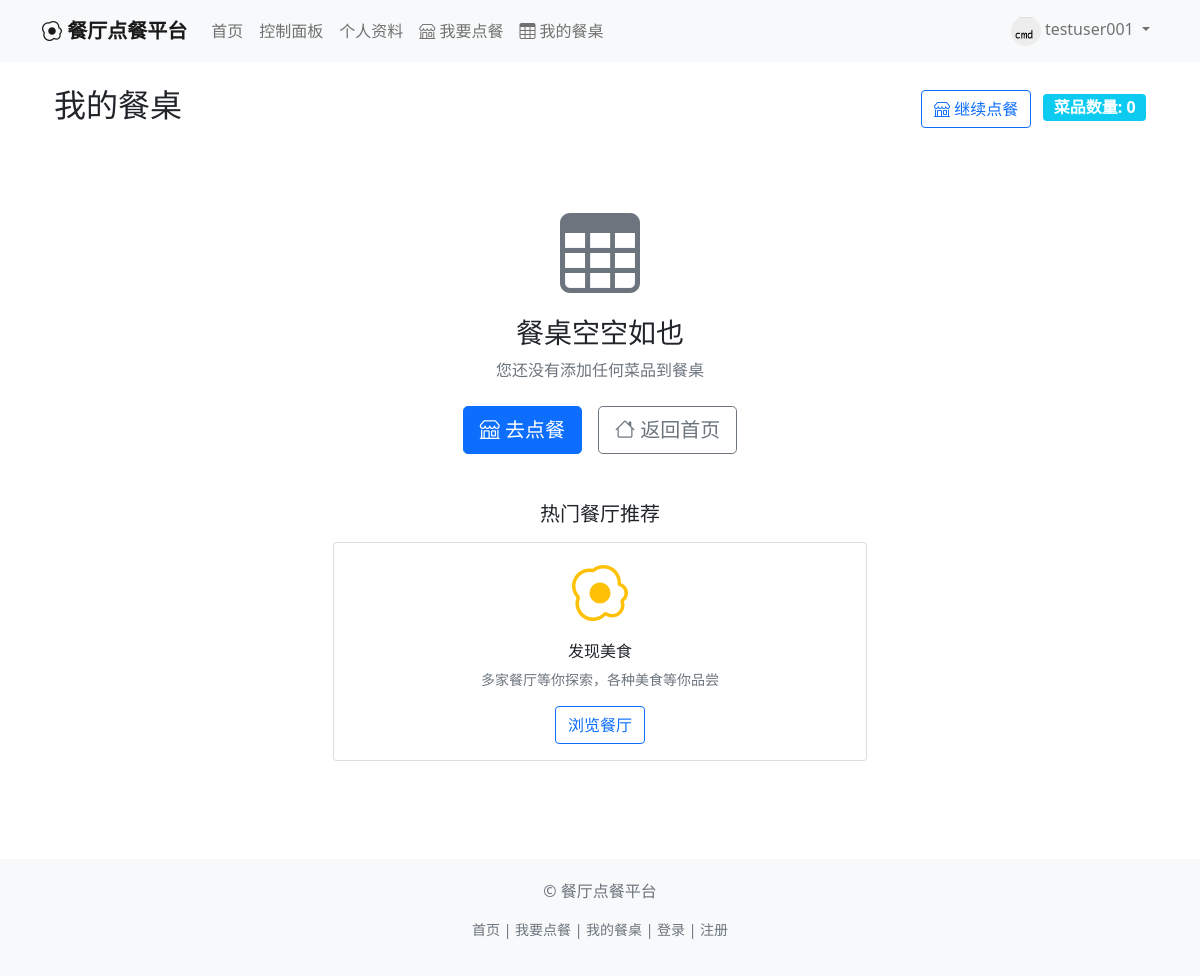
The page /my-table (signed in) on the database its author committed.
### app/models.py (models this page shows, shortened)
class User(UserMixin, db.Model):
    id = db.Column(db.Integer, primary_key=True)
    username = db.Column(db.String(64), unique=True, nullable=False, index=True)
    email = db.Column(db.String(120), unique=True, nullable=False, index=True)
    password_hash = db.Column(db.String(256), nullable=False)
    avatar_path = db.Column(db.String(200), default='default_avatar.png')
    created_at = db.Column(db.DateTime, default=datetime.utcnow)
    is_active = db.Column(db.Boolean, default=True)
    role = db.Column(db.String(20), default='customer')  # 'customer' 或 'owner'
    restaurant = db.relationship('Restaurant', backref='owner', uselist=False, lazy=True)
    orders = db.relationship('Order', backref='customer', lazy='dynamic')
    blacklisted_by = db.relationship('Blacklist', backref='user', lazy='dynamic')

### app/routes/main.py (the view, shortened to what this page needs)
@main_bp.route('/my-table')
@login_required
def my_table():
    cart = session.get('cart', {})
    cart_items = []
    total_price = 0.0
    now = datetime.utcnow()
    return render_template('my_table.html',
                         title='我的餐桌',
                         cart_items=cart_items,
                         total_price=total_price,
                         now=now)

### app/templates/my_table.html (shortened to what this page needs)
{% extends "base.html" %}
{% block content %}
<div class="container mt-4">
    <div class="d-flex justify-content-between align-items-center mb-4">
        <h2>我的餐桌</h2>
        <div>
            <a href="{{ url_for('main.restaurants') }}" class="btn btn-outline-primary me-2">
                <i class="bi bi-shop"></i> 继续点餐
            </a>
            <span class="badge bg-info fs-6">菜品数量: {{ cart_items|sum(attribute='quantity') }}</span>
        </div>
    </div>
    {% if cart_items %}
    <div class="row">
        <div class="col-lg-8">
            <div class="card">
                <div class="card-header bg-light">
                    <h5 class="mb-0">已点菜品</h5>
                </div>
                <div class="card-body">
                    <div class="table-responsive">
                        <table class="table">
                            <thead>
                                <tr>
                                    <th width="80">图片</th>
                                    <th>菜品</th>
                                    <th width="120">单价</th>
                                    <th width="150">数量</th>
                                    <th width="120">小计</th>
                                    <th width="80">操作</th>
                                </tr>
                            </thead>
                            <tbody>
                                {% for item in cart_items %}
                                <tr id="dish-row-{{ item.dish.id }}">
                                    <td>
                                        <img src="{{ url_for('static', filename='uploads/dishes/' + item.dish.image_path) }}"
                                             alt="{{ item.dish.name }}"
                                             class="img-fluid rounded"
                                             style="width: 60px; height: 60px; object-fit: cover;">
                                    </td>
                                    <td>
                                        <h6 class="mb-1">{{ item.dish.name }}</h6>
                                        <small class="text-muted">{{ item.dish.category.name }}</small>
                                    </td>
                                    <td class="text-success">
                                        ¥{{ "%.2f"|format(item.price) }}
                                    </td>
                                    <td>
                                        <div class="input-group input-group-sm" style="width: 120px;">
                                            <button class="btn btn-outline-secondary quantity-minus"
                                                    type="button"
                                                    data-dish-id="{{ item.dish.id }}"
                                                    data-current-quantity="{{ item.quantity }}">
                                                <i class="bi bi-dash"></i>
                                            </button>
                                            <input type="text"
                                                   class="form-control text-center quantity-input"
                                                   value="{{ item.quantity }}"
                                                   data-dish-id="{{ item.dish.id }}"
                                                   readonly>
                                            <button class="btn btn-outline-secondary quantity-plus"
                                                    type="button"
                                                    data-dish-id="{{ item.dish.id }}"
                                                    data-current-quantity="{{ item.quantity }}">
                                                <i class="bi bi-plus"></i>
                                            </button>
                                        </div>
                                    </td>
                                    <td class="text-success fw-bold item-total"
                                        id="item-total-{{ item.dish.id }}">
                                        ¥{{ "%.2f"|format(item.item_total) }}
                                    </td>
                                    <td>
                                        <button class="btn btn-sm btn-outline-danger remove-item"
                                                data-dish-id="{{ item.dish.id }}"
                                                data-dish-name="{{ item.dish.name }}">
                                            <i class="bi bi-trash"></i>
                                        </button>
                                    </td>
                                </tr>
                                {% endfor %}
                            </tbody>
                        </table>
                    </div>
                </div>
            </div>
            <div class="card mt-3">
                <div class="card-body text-center">
                    <h6>还想点其他菜品？</h6>
                    <p class="text-muted small mb-3">您可以继续浏览餐厅，添加到餐桌的菜品会在这里显示</p>
                    <a href="{{ url_for('main.restaurants') }}" class="btn btn-outline-primary">
                        <i class="bi bi-plus-circle"></i> 继续点餐
                    </a>
                </div>
            </div>
        </div>
        <div class="col-lg-4">
            <div class="card sticky-top" style="top: 20px;">
                <div class="card-header bg-light">
                    <h5 class="mb-0">订单汇总</h5>
                </div>
                <div class="card-body">
                    <div class="mb-3">
                        <div class="d-flex justify-content-between mb-2">
                            <span>菜品数量</span>
                            <span id="total-quantity">{{ cart_items|sum(attribute='quantity') }}</span>
                        </div>
                        <div class="d-flex justify-content-between mb-2">
                            <span>菜品总价</span>
                            <span id="subtotal">¥{{ "%.2f"|format(total_price) }}</span>
                        </div>
                        <div class="d-flex justify-content-between mb-2">
                            <span>配送费</span>
                            <span>¥0.00</span>
                        </div>
                        <hr>
                        <div class="d-flex justify-content-between mb-3">
                            <span class="fw-bold">总计</span>
                            <span class="text-success fw-bold fs-5" id="total-price">¥{{ "%.2f"|format(total_price) }}</span>
                        </div>
                    </div>
                    <div class="mb-4">
                        <h6>支付方式</h6>
                        <div class="form-check">
                            <input class="form-check-input" type="radio" name="paymentMethod" id="wechatPay" checked>
                            <label class="form-check-label" for="wechatPay">
                                <i class="bi bi-wechat text-success"></i> 微信支付
                            </label>
                        </div>
                        <div class="form-check">
                            <input class="form-check-input" type="radio" name="paymentMethod" id="alipay">
                            <label class="form-check-label" for="alipay">
                                <i class="bi bi-credit-card text-primary"></i> 支付宝
                            </label>
                        </div>
                        <div class="form-check">
                            <input class="form-check-input" type="radio" name="paymentMethod" id="cash">
                            <label class="form-check-label" for="cash">
                                <i class="bi bi-cash text-warning"></i> 现金支付
                            </label>
                        </div>
                    </div>
                    <div class="mb-4">
                        <label for="order-remarks" class="form-label">订单备注（选填）</label>
                        <textarea class="form-control" id="order-remarks" rows="2"
                                  placeholder="例如：少辣、不要葱、特殊要求等"></textarea>
                    </div>
                    <div class="d-grid">
                        <button class="btn btn-success btn-lg checkout-btn" {% if not cart_items %}disabled{% endif %}>
                            <i class="bi bi-credit-card"></i> 立即支付 ¥{{ "%.2f"|format(total_price) }}
                        </button>
                    </div>
                    <div class="text-center mt-3">
                        <small class="text-muted">点击"立即支付"即表示您同意我们的服务条款</small>
                    </div>
                </div>
            </div>
            <div class="card mt-3">
                <div class="card-body">
                    <h6><i class="bi bi-info-circle text-primary"></i> 温馨提示</h6>
                    <ul class="small text-muted mb-0">
                        <li>支付成功后订单将发送到餐厅</li>
                        <li>菜品数量可随时调整</li>
                        <li>如有特殊要求请在备注中说明</li>
                        <li>如需帮助请联系餐厅客服</li>
                    </ul>
                </div>
            </div>
        </div>
    </div>
    {% else %}
    <div class="text-center py-5">
        <i class="bi bi-table display-1 text-muted"></i>
        <h3 class="mt-3">餐桌空空如也</h3>
        <p class="text-muted mb-4">您还没有添加任何菜品到餐桌</p>
        <div class="d-flex justify-content-center gap-3">
            <a href="{{ url_for('main.restaurants') }}" class="btn btn-primary btn-lg">
                <i class="bi bi-shop"></i> 去点餐
            </a>
            <a href="{{ url_for('main.dashboard') }}" class="btn btn-outline-secondary btn-lg">
                <i class="bi bi-house"></i> 返回首页
            </a>
        </div>
        <div class="mt-5">
            <h5>热门餐厅推荐</h5>
            <div class="row mt-3">
                <div class="col-md-6 offset-md-3">
                    <div class="card">
                        <div class="card-body text-center">
                            <i class="bi bi-egg-fried display-4 text-warning"></i>
                            <h6 class="mt-3">发现美食</h6>
                            <p class="text-muted small">多家餐厅等你探索，各种美食等你品尝</p>
                            <a href="{{ url_for('main.restaurants') }}" class="btn btn-outline-primary">
                                浏览餐厅
                            </a>
                        </div>
                    </div>
                </div>
            </div>
        </div>
    </div>
    {% endif %}
</div>
{% endblock %}

### app/templates/base.html (shortened to what this page needs)
<!DOCTYPE html>
<html lang="zh-CN">
<head>
    <link href="https://cdn.jsdelivr.net/npm/bootstrap@5.1.3/dist/css/bootstrap.min.css" rel="stylesheet">
    <link rel="stylesheet" href="https://cdn.jsdelivr.net/npm/bootstrap-icons@1.8.1/font/bootstrap-icons.css">
</head>
<body>
    <nav class="navbar navbar-expand-lg navbar-light bg-light">
        <div class="container">
            <a class="navbar-brand" href="{{ url_for('main.index') }}">
                <i class="bi bi-egg-fried"></i> 餐厅点餐平台
            </a>
            <div class="collapse navbar-collapse" id="navbarNav">
                <ul class="navbar-nav me-auto">
                    <li class="nav-item">
                        <a class="nav-link" href="{{ url_for('main.index') }}">首页</a>
                    </li>
                    {% if current_user.is_authenticated %}
                    <li class="nav-item">
                        <a class="nav-link" href="{{ url_for('main.dashboard') }}">控制面板</a>
                    </li>
                    <li class="nav-item">
                        <a class="nav-link" href="{{ url_for('auth.profile') }}">个人资料</a>
                    </li>
                    <li class="nav-item">
                        <a class="nav-link" href="{{ url_for('main.restaurants') }}">
                            <i class="bi bi-shop"></i> 我要点餐
                        </a>
                    </li>
                    <li class="nav-item">
                        <a class="nav-link" href="{{ url_for('main.my_table') }}">
                            <i class="bi bi-table"></i> 我的餐桌
                        </a>
                    </li>
                    {% endif %}
                </ul>
                <ul class="navbar-nav">
                    {% if current_user.is_authenticated %}
                    <li class="nav-item dropdown">
                        <a class="nav-link dropdown-toggle" href="#" id="navbarDropdown" role="button" data-bs-toggle="dropdown">
                            <img src="{{ url_for('static', filename='uploads/avatars/' + current_user.avatar_path) }}"
                                 alt="头像" class="rounded-circle" width="30" height="30">
                            {{ current_user.username }}
                        </a>
                    </li>
                    {% endif %}
                </ul>
            </div>
        </div>
    </nav>
    <main class="container mt-4">
        {% block content %}{% endblock %}
    </main>
    <footer class="footer">
        <div class="container text-center">
            <p class="text-muted">© 餐厅点餐平台</p>
            <p class="text-muted small">
                <a href="{{ url_for('main.index') }}" class="text-decoration-none text-muted">首页</a> |
                {% if current_user.is_authenticated %}
                <a href="{{ url_for('main.restaurants') }}" class="text-decoration-none text-muted">我要点餐</a> |
                <a href="{{ url_for('main.my_table') }}" class="text-decoration-none text-muted">我的餐桌</a> |
                {% endif %}
                <a href="{{ url_for('auth.login') }}" class="text-decoration-none text-muted">登录</a> |
                <a href="{{ url_for('auth.register') }}" class="text-decoration-none text-muted">注册</a>
            </p>
        </div>
    </footer>
</body>
</html>

### app/templates/base.html (style rules this page uses)
.navbar-brand { font-weight: bold; }
.footer { margin-top: 50px; padding: 20px 0; background-color: #f8f9fa; }

### rows shown on the page
User: avatar_path (picture), username "testuser001"

### other values the page prints
{{ cart_items|sum(attribute='quantity') }} "0"
